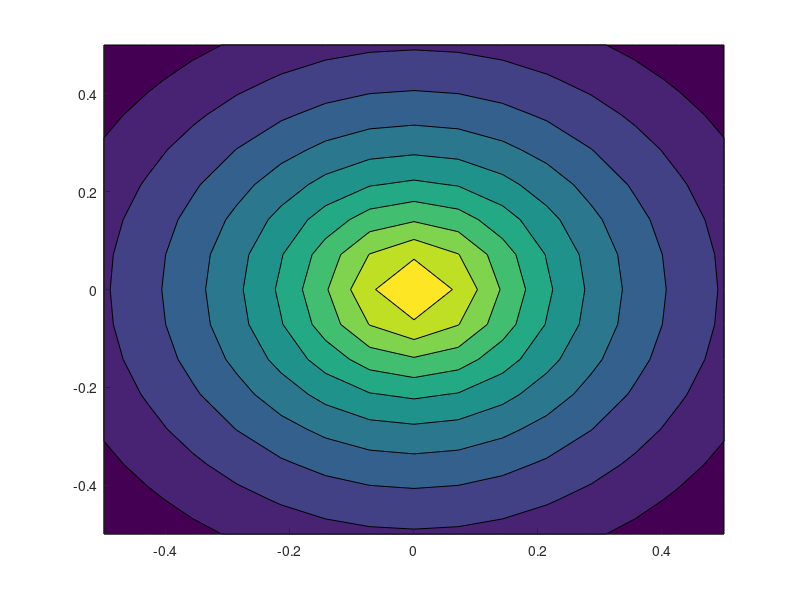

Recreate this plot in MATLAB. (Note: this script raises an error after producing the figure.)
clear; clc; close all;

xyz = [0 0 -0.1]; % location of monopole
Q = 10^-4; % volume velocity of monopole

c = 343; % speed of sound in air
rho = 1.2; % density
f = 1000; % frequency radiated by monopole
w = 2*pi*f; % angular frequency
k = w/c; % wavenumber
lambda = c/f; % wavelength

L = 1; % array dimensions
M = 15; % number of microphones in each direction
z_m = 0;

%% Task A
[X,Y,Z] = meshgrid(-L/2:(L/(M-1)):L/2,-L/2:(L/(M-1)):L/2,z_m);

% calculate the pressure using greens function in free field?

% distances from source to receivers
R = zeros(M,M);
for i = 1:M
    for ii = 1:M
        R(i,ii) = norm([X(i,ii) Y(i,ii) Z(i,ii)] - xyz);
    end
end

p_ta = 1i*w*rho*Q*exp(1i*(w-k*R))./(4*pi*R); % calculating pressure using greens function in free space

% Plot
figure
contourf(X,Y,20*log10(abs(p_ta)/(20*10^-6)),'Color','k')
shading flat;
colorbar;
xlabel('x')
ylabel('y')
zlabel('Sound Pressure Level [dB]')
grid on
title('Task A')



figure
contourf(X,Y,angle(p_ta),'Color','k')
shading flat;
colorbar;
xlabel('x')
ylabel('y')
zlabel 'Phase [rad]'
grid on
title('Task A')



%% Task B
% Calculate the wavenumber transform of this sound field, and examine the resulting wavenumber
% spectrum. Analyze what happens if the source radiates at a frequency of 500 Hz, instead of 1 kHz.
f=[500 1000 2000 5000];
N=M*10;
kx = linspace(-(2*pi)/(2*L/(M-1)),(2*pi)/(2*L/(M-1)),N);
ky = kx;
[KX,KY] = meshgrid(kx,ky);

for i=1:length(f)
    w = 2*pi*f(i); % angular frequency
    k = w/c; % wavenumber
    kz(i,:) = sqrt(k^2-kx.^2-ky.^2);

    p_tb(i,:,:) = 1i*w*rho*Q*exp(1i*(w-k*R))./(4*pi*R);
    
    % Wavenumber transform
    P_tb(i,:,:) = fftshift(fft2(squeeze(p_tb(i,:,:)),N,N));
    
    % Plot
    figure
    contourf(KX,KY,abs(squeeze(P_tb(i,:,:))))
    colorbar;
    xlabel('k_x')
    ylabel('k_y')
    title(['Task B, f = ' num2str(f(i)) ' Hz'])
end
colorbar;
shading flat;

%% Task C
% Examine the wavenumber spectrum of the sound pressure (again at 1 kHz) when the monopole
% source is placed near a corner of the array, for example (x, y, z)= (L/2, L/2 ,-0.1) m.
f=1000;
w = 2*pi*f; % angular frequency
k = w/c; % wavenumber
kz = sqrt(k^2-kx.^2-ky.^2);
xyz = [L/2,L/2,-0.1];
% distances from source to receivers
R = zeros(M,M);
for i = 1:M
    for ii = 1:M
        R(i,ii) = norm([X(i,ii) Y(i,ii) Z(i,ii)] - xyz);
    end
end
p_tc = 1i*w*rho*Q*exp(1i*(w-k*R))./(4*pi*R);
P_tc = fftshift(fft2(p_tc,N,N));

% Plot
figure
contourf(KX,KY,abs(P_tc))
colorbar;
shading flat;
xlabel('k_x')
ylabel('k_y')
title('Task C')



%% Task D
% Place the monopole 3 m away from the array , and examine both the resulting sound pressure field
% and its wavenumber spectrum
f=1000;
w = 2*pi*f; % angular frequency
k = w/c; % wavenumber
kz = sqrt(k^2-kx.^2-ky.^2);
xyz = [0,0,L+3]; % Placing the source 3 meters away in y axis
R = zeros(M,M);
for i = 1:M
    for ii = 1:M
        R(i,ii) = norm([X(i,ii) Y(i,ii) Z(i,ii)] - xyz);
    end
end
p_td = 1i*w*rho*Q*exp(1i*(w-k*R))./(4*pi*R);
P_td = fftshift(fft2(p_td,N,N));

% Plot
figure
contourf(KX,KY,abs(P_td))
shading flat;
colorbar;
xlabel('k_x')
ylabel('k_y')
title('Task D')

figure
contourf(X,Y,abs(p_td))
shading flat;
colorbar;
xlabel('x')
ylabel('y')
title('Task D')


%% Task E
% Finally, plot and discuss the wavenumber spectrum of the normal component of the particle velocity,
% when the point source is placed at (x, y, z)= (0, 0 ,-0.1) m. 
% Plot W(kx,ky) -> Eq (9.218) in book.

f=1000;
w = 2*pi*f; % angular frequency
k = w/c; % wavenumber
kz = sqrt(k^2-kx.^2-ky.^2);
xyz = [0,0,-0.1]; % Placing the source 3 meters away in y axis
R = zeros(M,M);
for i = 1:M
    for ii = 1:M
        R(i,ii) = norm([X(i,ii) Y(i,ii) Z(i,ii)] - xyz);
    end
end
p_te = 1i*w*rho*Q*exp(1i*(w-k*R))./(4*pi*R);
P_te = fftshift(fft2(p_te,N,N));

W_te = P_te.*kz/(k*rho*c);
% Plot
figure
contourf(KX,KY,abs(W_te))
shading flat;
colorbar;
xlabel('k_x')
ylabel('k_y')
title('Task E')